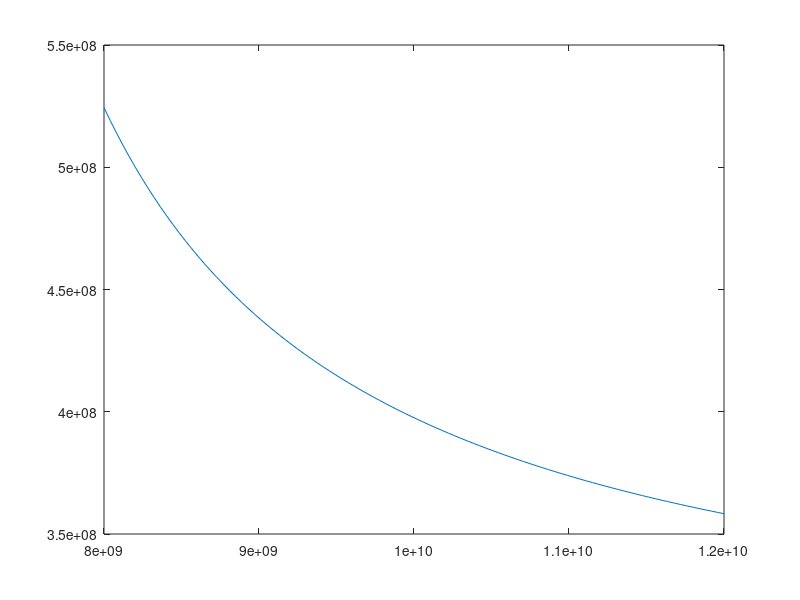

The MATLAB source for this figure:

% l0 = c/f

c = 3 * 10^8;

f = linspace(8*10^9, 12*10^9, 100);

%f = 9.475*10^9;
l0 = c ./ f;

wavel = ( l0 )./sqrt(1 - (l0./(2*0.02286)).^2);

vp = f.*wavel;
plot(f, vp)